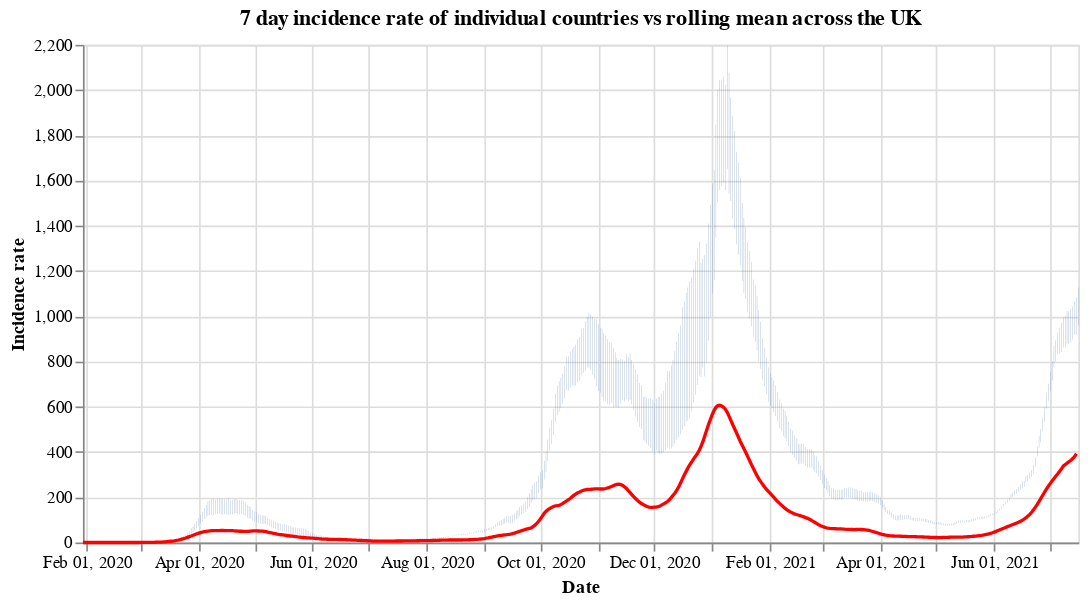

Source (notebook cell):
### Code cell
#collapse
countries = uk_cases['areaName'].unique()
countries.sort()

selection = alt.selection_single(
    name='Select',
    fields=['areaName'],
    init={'areaName': 'Wales'},
    bind={'areaName': alt.binding_select(options=countries)}
)

# scatter plot, modify opacity based on selection
bars = alt.Chart(uk_cases).mark_bar().add_selection(
    selection
).encode(
    x=alt.X("yearmonthdate(date):T", axis=alt.Axis(title='Date')),
    y=alt.Y("weeklyCasesRate:Q", axis=alt.Axis(title='Incidence rate')),
    tooltip='weeklyCasesRate:Q',
    opacity=alt.condition(selection, alt.value(1), alt.value(0))
).properties(title=f'7 day incidence rate of individual countries vs rolling mean across the UK', width=600)

line = alt.Chart(overview_cases).mark_line(
    color='red',
    size=2,
).transform_window(
    rolling_mean='mean(weeklyCasesRate)',
    frame=[0, 7]
).encode(
    x='yearmonthdate(date):T',
    y='rolling_mean:Q'
)

alt.layer(bars, line)

### Figure 1 — Vega-Lite specification as saved in the notebook (floating-point values rounded to 4 significant figures; data arrays with more than 128 entries replaced by an {"elided": "..."} marker saying what was removed)
{"config": {"view": {"continuousWidth": 400, "continuousHeight": 300}}, "layer": [{"data": {"name": "data-7d3579839707608bc753fe4efc70c1b7"}, "mark": "bar", "encoding": {"opacity": {"condition": {"value": 1, "selection": "Select"}, "value": 0}, "tooltip": {"type": "quantitative", "field": "weeklyCasesRate"}, "x": {"type": "temporal", "axis": {"title": "Date"}, "field": "date", "timeUnit": "yearmonthdate"}, "y": {"type": "quantitative", "axis": {"title": "Incidence rate"}, "field": "weeklyCasesRate"}}, "selection": {"Select": {"type": "single", "fields": ["areaName"], "init": {"areaName": "Wales"}, "bind": {"areaName": {"input": "select", "options": ["England", "Northern Ireland", "Scotland", "Wales"]}}}}, "title": "7 day incidence rate of individual countries vs rolling mean across the UK", "width": 600}, {"data": {"name": "data-da88697e485210cfb96c412e4dc04a27"}, "mark": {"type": "line", "color": "red", "size": 2}, "encoding": {"x": {"type": "temporal", "field": "date", "timeUnit": "yearmonthdate"}, "y": {"type": "quantitative", "field": "rolling_mean"}}, "transform": [{"window": [{"op": "mean", "field": "weeklyCasesRate", "as": "rolling_mean"}], "frame": [0, 7]}]}], "$schema": "https://vega.github.io/schema/vega-lite/v4.8.1.json", "datasets": {"data-7d3579839707608bc753fe4efc70c1b7": {"elided": "2040 records"}, "data-da88697e485210cfb96c412e4dc04a27": {"elided": "533 records"}}}
